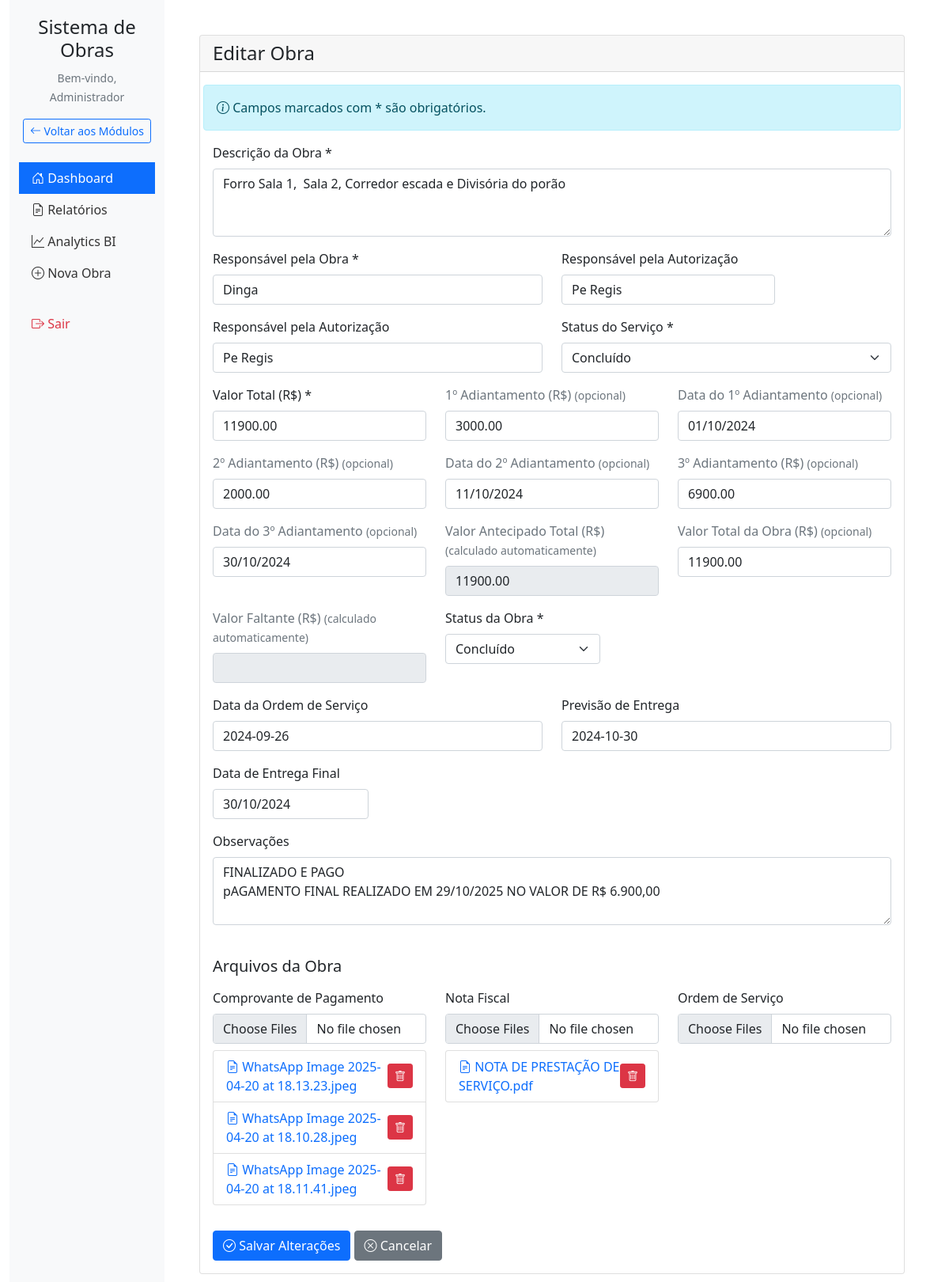
Screenshot of /pages/editar_obra.php?id=9 (signed in) with the database file from the repository.
### tables this page shows
CREATE TABLE IF NOT EXISTS `obras_servicos` (
  `id` int(11) NOT NULL AUTO_INCREMENT,
  `descricao` text NOT NULL,
  `responsavel` varchar(255) NOT NULL,
  `responsavel_autorizacao` varchar(255) DEFAULT NULL,
  `adiantamento_1` decimal(10,2) DEFAULT NULL,
  `data_adiant_1` date DEFAULT NULL,
  `adiantamento_2` decimal(10,2) DEFAULT NULL,
  `data_adiant_2` date DEFAULT NULL,
  `adiantamento_3` decimal(10,2) DEFAULT NULL,
  `data_adiant_3` date DEFAULT NULL,
  `valor_antecipado` decimal(10,2) DEFAULT NULL,
  `total` decimal(10,2) DEFAULT NULL,
  `falta_pagar` decimal(10,2) DEFAULT NULL,
  `status` enum('Em Andamento','Concluído','Pendente','Cancelado') NOT NULL,
  `previsao_entrega` date DEFAULT NULL,
  `data_ordem_servico` date DEFAULT NULL,
  `data_previsao_entrega` date DEFAULT NULL,
  `data_entrega_final` date DEFAULT NULL,
  `observacoes` text,
  `created_at` timestamp NULL DEFAULT CURRENT_TIMESTAMP,
  `updated_at` timestamp NULL DEFAULT CURRENT_TIMESTAMP ON UPDATE CURRENT_TIMESTAMP,
  PRIMARY KEY (`id`)
);

CREATE TABLE IF NOT EXISTS `obras_servicos_arquivos` (
  `id` int(11) NOT NULL AUTO_INCREMENT,
  `servico_id` int(11) DEFAULT NULL,
  `tipo` enum('comprovante_pagamento','nota_fiscal','ordem_servico') DEFAULT NULL,
  `nome_arquivo` varchar(255) DEFAULT NULL,
  `caminho_arquivo` varchar(255) DEFAULT NULL,
  `data_upload` datetime DEFAULT NULL,
  PRIMARY KEY (`id`),
  KEY `servico_id` (`servico_id`)
);

### pages/editar_obra.php (the view, shortened to what the rows shown need)
<?php
require_once __DIR__ . '/../config/database.php';
require_once __DIR__ . '/../includes/get_arquivos.php';
$id = (int)$_GET['id'];
$pdo->setAttribute(PDO::ATTR_DEFAULT_FETCH_MODE, PDO::FETCH_ASSOC);
require_once __DIR__ . '/../includes/get_obra.php';
try {
    $stmt = $pdo->prepare("SELECT * FROM obras_servicos WHERE id = ?");
    $stmt->execute([$id]);
    $obra = $stmt->fetch(PDO::FETCH_ASSOC);
    if (!empty($obra['data_ordem_servico'])) {
        $obra['data_ordem_servico'] = date('d/m/Y', strtotime($obra['data_ordem_servico']));
    }
    if (!empty($obra['previsao_entrega'])) {
        $obra['previsao_entrega'] = date('d/m/Y', strtotime($obra['previsao_entrega']));
    }
} catch (PDOException $e) {
    die('Erro ao buscar obra: ' . $e->getMessage());
}
try {
    $obra = getObra($pdo, $id);
} catch (PDOException $e) {
    die('Erro ao buscar obra: ' . $e->getMessage());
}
?>
<!DOCTYPE html>
<html lang="pt-BR">
<head>
    <link href="https://cdn.jsdelivr.net/npm/bootstrap@5.3.0/dist/css/bootstrap.min.css" rel="stylesheet">
    <link href="https://cdn.jsdelivr.net/npm/bootstrap-icons@1.7.2/font/bootstrap-icons.css" rel="stylesheet">
</head>
<body>
    <?php include __DIR__ . '/../includes/header.php'; ?>
    <div class="container mt-4">
        <div class="row">
            <div class="col-md-12">
                <div class="card">
                    <div class="card-body">
                        <form method="POST" class="needs-validation" novalidate enctype="multipart/form-data">
                            <div class="row">
                                <div class="col-md-12 mb-3">
                                    <label for="descricao" class="form-label">Descrição da Obra *</label>
                                    <textarea class="form-control" id="descricao" name="descricao" rows="3" required><?php echo htmlspecialchars($obra['descricao'] ?? ''); ?></textarea>
                                </div>
                                <div class="col-md-6 mb-3">
                                    <label for="responsavel" class="form-label">Responsável pela Obra *</label>
                                    <input type="text" class="form-control" id="responsavel" name="responsavel" value="<?php echo htmlspecialchars($obra['responsavel'] ?? ''); ?>" required>
                                </div>
                                <div class="col-md-4 mb-3">
                                    <label for="responsavel_autorizacao" class="form-label">Responsável pela Autorização</label>
                                    <input type="text" class="form-control" id="responsavel_autorizacao" name="responsavel_autorizacao" value="<?php echo htmlspecialchars($obra['responsavel_autorizacao'] ?? ''); ?>">
                                </div>
                                <div class="col-md-6 mb-3">
                                    <label for="responsavel_autorizacao" class="form-label">Responsável pela Autorização</label>
                                    <input type="text" class="form-control" id="responsavel_autorizacao" name="responsavel_autorizacao" value="<?php echo htmlspecialchars($obra['responsavel_autorizacao'] ?? ''); ?>">
                                </div>
                                <div class="col-md-6 mb-3">
                                    <label for="status" class="form-label">Status do Serviço *</label>
                                    <select class="form-select" id="status" name="status" required>
                                        <option value="Concluído" <?php echo ($obra['status'] ?? '') === 'Concluído' ? 'selected' : ''; ?>>Concluído</option>
                                    </select>
                                </div>
                                <div class="col-md-4 mb-3">
                                    <label for="total" class="form-label">Valor Total (R$) *</label>
                                    <input type="number" step="0.01" class="form-control" id="total" name="total" value="<?php echo htmlspecialchars($obra['total'] ?? ''); ?>" required>
                                </div>
                                <div class="col-md-4 mb-3">
                                    <label for="adiantamento_1" class="form-label text-muted">1º Adiantamento (R$) <small>(opcional)</small></label>
                                    <input type="number" step="0.01" class="form-control" id="adiantamento_1" name="adiantamento_1" value="<?php echo htmlspecialchars($obra['adiantamento_1'] ?? ''); ?>">
                                </div>
                                <div class="col-md-4 mb-3">
                                    <label for="data_adiant_1" class="form-label text-muted">Data do 1º Adiantamento <small>(opcional)</small></label>
                                    <input type="text" class="form-control datepicker" id="data_adiant_1" name="data_adiant_1" value="<?php echo !empty($obra['data_adiant_1']) ? date('d/m/Y', strtotime($obra['data_adiant_1'])) : ''; ?>" placeholder="dd/mm/aaaa">
                                </div>
                                <div class="col-md-4 mb-3">
                                    <label for="adiantamento_2" class="form-label text-muted">2º Adiantamento (R$) <small>(opcional)</small></label>
                                    <input type="number" step="0.01" class="form-control" id="adiantamento_2" name="adiantamento_2" value="<?php echo htmlspecialchars($obra['adiantamento_2'] ?? ''); ?>">
                                </div>
                                <div class="col-md-4 mb-3">
                                    <label for="data_adiant_2" class="form-label text-muted">Data do 2º Adiantamento <small>(opcional)</small></label>
                                    <input type="text" class="form-control datepicker" id="data_adiant_2" name="data_adiant_2" value="<?php echo !empty($obra['data_adiant_2']) ? date('d/m/Y', strtotime($obra['data_adiant_2'])) : ''; ?>" placeholder="dd/mm/aaaa">
                                </div>
                                <div class="col-md-4 mb-3">
                                    <label for="adiantamento_3" class="form-label text-muted">3º Adiantamento (R$) <small>(opcional)</small></label>
                                    <input type="number" step="0.01" class="form-control" id="adiantamento_3" name="adiantamento_3" value="<?php echo htmlspecialchars($obra['adiantamento_3'] ?? ''); ?>">
                                </div>
                                <div class="col-md-4 mb-3">
                                    <label for="data_adiant_3" class="form-label text-muted">Data do 3º Adiantamento <small>(opcional)</small></label>
                                    <input type="text" class="form-control datepicker" id="data_adiant_3" name="data_adiant_3" value="<?php echo !empty($obra['data_adiant_3']) ? date('d/m/Y', strtotime($obra['data_adiant_3'])) : ''; ?>" placeholder="dd/mm/aaaa">
                                </div>
                                <div class="col-md-4 mb-3">
                                    <label for="valor_antecipado" class="form-label text-muted">Valor Antecipado Total (R$) <small>(calculado automaticamente)</small></label>
                                    <input type="number" step="0.01" class="form-control" id="valor_antecipado" name="valor_antecipado" value="<?php echo htmlspecialchars($obra['valor_antecipado'] ?? ''); ?>" readonly>
                                </div>
                                <div class="col-md-4 mb-3">
                                    <label for="total" class="form-label text-muted">Valor Total da Obra (R$) <small>(opcional)</small></label>
                                    <input type="number" step="0.01" class="form-control" id="total" name="total" value="<?php echo htmlspecialchars($obra['total'] ?? ''); ?>">
                                </div>
                                <div class="col-md-3 mb-3">
                                    <label for="status" class="form-label">Status da Obra *</label>
                                    <select class="form-select" id="status" name="status" required>
                                        <option value="Concluído" <?php echo ($obra['status'] ?? '') == 'Concluído' ? 'selected' : ''; ?>>Concluído</option>
                                    </select>
                                </div>
                                <div class="col-md-6 mb-3">
                                    <label for="data_ordem_servico" class="form-label">Data da Ordem de Serviço</label>
                                    <input type="text" class="form-control datepicker" id="data_ordem_servico" name="data_ordem_servico" value="<?php echo htmlspecialchars($obra['data_ordem_servico'] ?? ''); ?>" placeholder="dd/mm/aaaa">
                                </div>
                                <div class="col-md-6 mb-3">
                                    <label for="previsao_entrega" class="form-label">Previsão de Entrega</label>
                                    <input type="text" class="form-control datepicker" id="previsao_entrega" name="previsao_entrega" value="<?php echo htmlspecialchars($obra['previsao_entrega'] ?? ''); ?>" placeholder="dd/mm/aaaa">
                                </div>
                                <div class="col-md-3 mb-3">
                                    <label for="data_entrega_final" class="form-label">Data de Entrega Final</label>
                                    <input type="text" class="form-control datepicker" id="data_entrega_final" name="data_entrega_final" value="<?php echo !empty($obra['data_entrega_final']) ? date('d/m/Y', strtotime($obra['data_entrega_final'])) : ''; ?>" placeholder="dd/mm/aaaa">
                                </div>
                                <div class="col-md-12 mb-3">
                                    <label for="observacoes" class="form-label">Observações</label>
                                    <textarea class="form-control" id="observacoes" name="observacoes" rows="3"><?php echo htmlspecialchars($obra['observacoes'] ?? ''); ?></textarea>
                                </div>
                            </div>
                            <div class="row mt-4">
                                <div class="col-md-4 mb-3">
                                    <?php
                                    $arquivos = getArquivosServico($pdo, $id, 'comprovante_pagamento');
                                    if (!empty($arquivos)):
                                    ?>
                                        <div class="list-group mt-2">
                                        <?php foreach ($arquivos as $arquivo): ?>
                                            <div class="list-group-item d-flex justify-content-between align-items-center">
                                                <a href="/gerencialParoquia/projetos-modulos/obras/<?php echo htmlspecialchars($arquivo['caminho_arquivo']); ?>"
                                                   target="_blank"
                                                   class="text-decoration-none">
                                                    <i class="bi bi-file-earmark-text"></i>
                                                    <?php echo htmlspecialchars($arquivo['nome_arquivo']); ?>
                                                </a>
                                                <button type="button" class="btn btn-danger btn-sm" onclick="excluirArquivo(<?php echo $arquivo['id']; ?>, '<?php echo htmlspecialchars($arquivo['nome_arquivo']); ?>')">
                                                    <i class="bi bi-trash"></i>
                                                </button>
                                            </div>
                                        <?php endforeach; ?>
                                        </div>
                                    <?php endif; ?>
                                </div>
                                <div class="col-md-4 mb-3">
                                    <?php
                                    $arquivos = getArquivosServico($pdo, $id, 'nota_fiscal');
                                    if (!empty($arquivos)):
                                    ?>
                                        <div class="list-group mt-2">
                                        <?php foreach ($arquivos as $arquivo): ?>
                                            <div class="list-group-item d-flex justify-content-between align-items-center">
                                                <a href="/gerencialParoquia/projetos-modulos/obras/<?php echo htmlspecialchars($arquivo['caminho_arquivo']); ?>"
                                                   target="_blank"
                                                   class="text-decoration-none">
                                                    <i class="bi bi-file-earmark-text"></i>
                                                    <?php echo htmlspecialchars($arquivo['nome_arquivo']); ?>
                                                </a>
                                                <button type="button" class="btn btn-danger btn-sm" onclick="excluirArquivo(<?php echo $arquivo['id']; ?>, '<?php echo htmlspecialchars($arquivo['nome_arquivo']); ?>')">
                                                    <i class="bi bi-trash"></i>
                                                </button>
                                            </div>
                                        <?php endforeach; ?>
                                        </div>
                                    <?php endif; ?>
                                </div>
                            </div>
                        </form>
                    </div>
                </div>
            </div>
        </div>
    </div>
    <link rel="stylesheet" href="https://cdn.jsdelivr.net/npm/flatpickr/dist/flatpickr.min.css">
</body>
</html>

### rows the page displays
obras_servicos: descricao "Forro Sala 1, Sala 2, Corredor escada e Divisória do porão", responsavel "Dinga", responsavel_autorizacao "Pe Regis", status "Concluído", total "11900.00", adiantamento_1 "3000.00", data_adiant_1 "01/10/2024", adiantamento_2 "2000.00", data_adiant_2 "11/10/2024", adiantamento_3 "6900.00", data_adiant_3 "30/10/2024", valor_antecipado "11900.00", data_ordem_servico "2024-09-26", previsao_entrega "2024-10-30", data_entrega_final "30/10/2024", observacoes "FINALIZADO E PAGO pAGAMENTO FINAL REALIZADO EM 29/10/2025 NO VALOR DE R$ 6.900,00"
obras_servicos_arquivos: nome_arquivo "WhatsApp Image 2025-04-20 at 18.13.23.jpeg"
obras_servicos_arquivos: nome_arquivo "WhatsApp Image 2025-04-20 at 18.10.28.jpeg"
obras_servicos_arquivos: nome_arquivo "WhatsApp Image 2025-04-20 at 18.11.41.jpeg"
obras_servicos_arquivos: nome_arquivo "NOTA DE PRESTAÇÃO DE SERVIÇO.pdf"

### other values shown
$_SESSION['nome_completo'] "Administrador"
